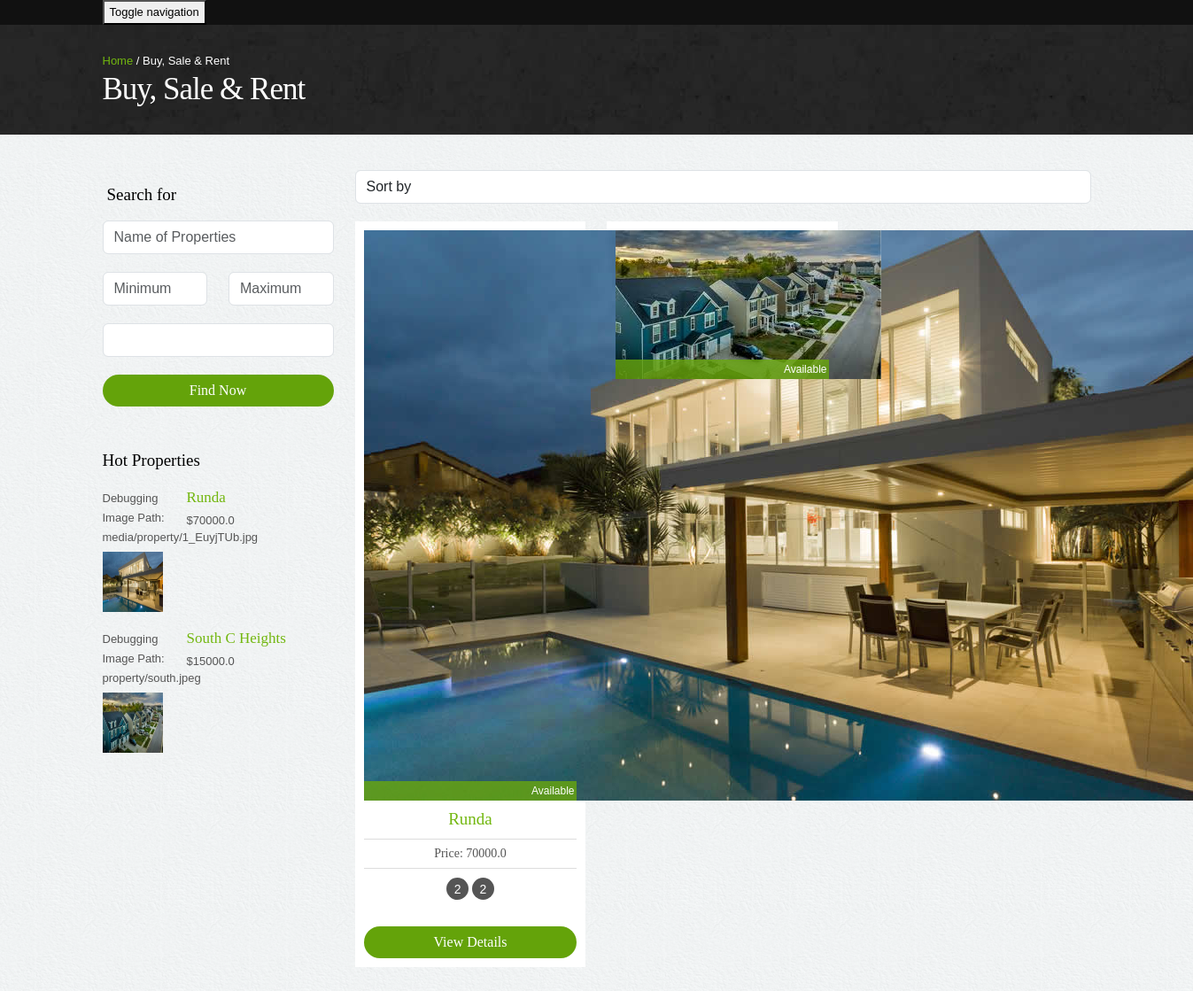
The app's page /property/list.html with its own data.
### property/models.py (models this page shows, shortened)
class Property(models.Model):
    name = models.CharField(max_length=100)
    price = models.FloatField(verbose_name='Property Price')
    description = models.TextField (verbose_name='Property Details')
    location = models.CharField (max_length=200,verbose_name='Property Location')
    building_type = models.ForeignKey(BuildingType, on_delete=models.SET_NULL, null=True, verbose_name='Property Type')
    sale_type = models.ForeignKey(SaleType, on_delete=models.SET_NULL, null=True, verbose_name='Type of Sale')
    date_added = models.DateField(default=timezone.now, verbose_name='Date Registered')
    availability = models.BooleanField(default=True)
    bedrooms = models.IntegerField(default=0, verbose_name='Number of bedrooms')
    picture_1 = models.ImageField( blank=True, null=True,upload_to="property/")
    picture_2 = models.ImageField(blank=True, null=True, upload_to="property/")
    picture_3 = models.ImageField(blank=True, null=True, upload_to="property/")
    picture_4 = models.ImageField(blank=True, null=True, upload_to="property/")
    bathrooms = models.IntegerField(default=0, verbose_name='Number of Bathrooms')
    class Meta:
        verbose_name_plural = 'Properties'
        ordering = ['name', 'price']

### property/views.py (the view)
# urls.py: path('list.html', views.PropertyListView.as_view(), name='list'),
class PropertyListView(ListView):
    model = Property
    paginate_by = 10
    extra_context  = {
        'hot_property_list': hot_properties(4)
    }
    def get_queryset(self):
        name = self.request.GET.get("name")
        building_type = self.request.GET.get("building_type")
        sale_type = self.request.GET.get("sale_type")
        min_price = self.request.GET.get("min")
        max_price = self.request.GET.get("max")
        property_list = Property.objects.all()
        if name is not None:
            property_list = property_list.filter(name__icontains=name)
        if sale_type is not None :
            property_list = property_list.filter(sale_type=sale_type)
        if building_type is not None:
            property_list = property_list.filter(building_type=building_type)
        if min_price is not None and min_price is not "":
            property_list = property_list.filter(price__gte=float(min_price))
        if max_price is not None and max_price is not "":
            property_list = property_list.filter(price__lte=float(max_price))
        return property_list

### templates/property/property_list.html (shortened to what this page needs)
{% extends 'base.html' %}
{% load static %}
{% block content %}
<div class="inside-banner">
  <div class="container">
    <span class="pull-right"><a href="#">Home</a> / Buy, Sale & Rent</span>
    <h2>Buy, Sale & Rent</h2>
</div>
</div>
<div class="container">
  <div class="properties-listing spacer">
    <div class="row">
      <div class="col-lg-3 col-sm-4 ">
        <div class="search-form"><h4> Search for</h4>
          <form method="get" action="{% url 'property:list' %}">
            <input type="text" class="form-control" placeholder="Name of Properties" name="name">
            <div class="row">
              <div class="col-lg-6">
                <input type="number" class="form-control" placeholder="Minimum" name="min"/>
              </div>
              <div class="col-lg-6">
                <input type="number" class="form-control" placeholder="Maximum" name="max">
              </div>
            </div>
            <div class="row">
              <div class="col-lg-12">
                <select class="form-control" name="building_type">
                </select>
              </div>
            </div>
            <button class="btn btn-primary" type="submit">Find Now</button>
          </form>
        </div>
        <div class="hot-properties hidden-xs">
          <h4>Hot Properties</h4>
          {% for property in hot_property_list %}
          <div class="row">
            <div class="col-lg-4 col-sm-5">
              <p>Debugging Image Path: {{ property.picture_1 }}</p>
              <img src="{{ MEDIA_URL }}{{ property.picture_1 }}" class="img-responsive img-circle" alt="properties">
            </div>
            <div class="col-lg-8 col-sm-7">
              <h5><a href="{% url 'property:detail' property.id %}">{{ property.name }}</a></h5>
              <p class="price">${{ property.price }}</p>
            </div>
          </div>
          {% endfor %}
        </div>
      </div>
      <div class="col-lg-9 col-sm-8">
        <div class="sortby clearfix">
          <div class="pull-right">
            <select class="form-control">
              <option> Sort by</option>
            </select>
          </div>
        </div>
        <div class="row">
          {% for property in property_list %}
          <div class="col-lg-4 col-sm-6">
            <div class="properties">
              <div class="image-holder"><img src="{{ MEDIA_URL }}{{ property.picture_1 }}" class="img-responsive" alt="{{ property.name }}">
                <div class="status sold">
                  {% if property.availability %}
                  Available
                  {% else %}
                  Sold
                  {% endif %}
                </div>
              </div>
              <h4><a href="{% url 'property:detail' property.id %}">{{ property.name }}</a></h4>
              <p class="price">Price: {{ property.price }}</p>
              <div class="listing-detail">
                <span data-toggle="tooltip" data-placement="bottom" data-original-title="Bed Room">{{ property.bedrooms }}</span>
                <span data-toggle="tooltip" data-placement="bottom" data-original-title="Bed Room">{{ property.bathrooms }}</span>
              </div>
              <a class="btn btn-primary" href="{% url 'property:detail' property.id %}">View Details</a>
            </div>
          </div>
              {% endfor %}
        </div>
      </div>
    </div>
  </div>
</div>
{% endblock %}

### static/assets/styles.css (style rules this page uses)
body { color:#555; font:normal 13px/22px Arial; background:url(../images/bgmain.png) #eee; }
h1,h2,h3,h4,h5 { font-weight:normal; font-family: din;margin: 0;padding: 0;color: #000 }
h2 { font-size: 35px; letter-spacing: -1px;margin-bottom: 20px; }
h4 { margin: 10px 0; font-size: 19px; }
h5 { margin: 0 0 5px 0; font-size: 17px; }
p { margin-bottom: 30px; }
a { color:#72b70f; text-decoration:none;outline: none; }
.spacer { margin-top: 40px;margin-bottom:40px; }
select,input { outline: 0; margin-bottom: 20px; }
.btn { border-radius: 5px; font-family: din; outline: none; }
.btn-primary { background: #64a30a;border:none;width: 100%;border-radius: 20px; }
.properties-listing div.properties { padding: 10px; background-color: #fff;text-align: center; margin-bottom: 20px; }
.properties-listing div.properties .image-holder { position: relative; }
.properties-listing div.properties .status { position: absolute;bottom: 0;z-index: 100;display: block;width: 100%;color: #fff;padding:0 3px;text-align: right; font-size: 12px; }
.properties-listing div.properties p { margin-bottom: 10px; font-size: 14px;border-top: 1px solid #ddd;border-bottom: 1px solid #ddd;padding: 5px 0;font-family: din; }
.listing-detail { margin-bottom: 30px; }
.listing-detail span { color: #fff; width: 25px; height: 25px; background-color: #555;display: inline-block;border-radius:25px; text-align: center;line-height: 26px; font-size: 14px;cursor: crosshair; }
.status.sold { background:rgba(104,167,13,0.8); }
.inside-banner { background:url(../images/bginside.jpg) #222;color: #fff; padding: 30px 0; }
.inside-banner h2 { margin: 0; color: #fff; }
.inside-banner span { margin-top: 10px; }
.search-form { margin-bottom: 50px; }
.search-form h4 { margin: 17px 0; }
.hot-properties { margin-bottom: 50px; }
.hot-properties img { width: 68px; height: 68px; }
.hot-properties h4 { margin-bottom: 20px; }
.hot-properties .row { margin-bottom: 20px; }
.hot-properties .row p { margin-bottom: 5px; }

### records on screen
Property: picture_1 "media/property/1_EuyjTUb.jpg", picture_1 (picture), name "Runda", price "70000.0", availability "Available", bedrooms "2", bathrooms "2"
Property: picture_1 "property/south.jpeg", picture_1 (picture), name "South C Heights", price "15000.0", availability "Available"
